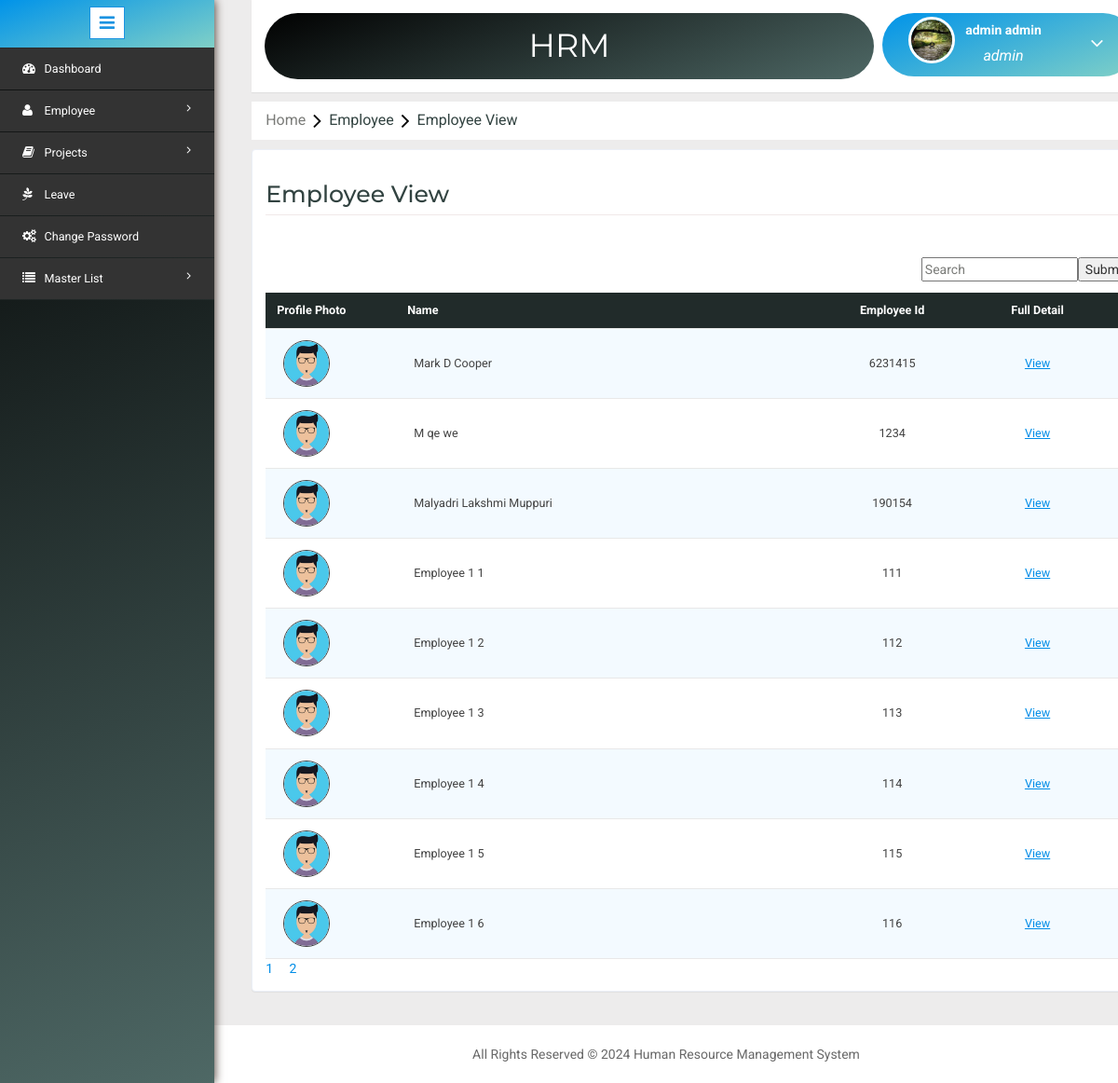
Screenshot of /employeeview.php (signed in) with the database file from the repository.
### tables this page shows
CREATE TABLE `employee` (
  `EmpId` bigint(20) NOT NULL,
  `EmployeeId` varchar(11) NOT NULL,
  `FirstName` varchar(200) NOT NULL,
  `MiddleName` varchar(200) NOT NULL,
  `LastName` varchar(200) NOT NULL,
  `Birthdate` date NOT NULL,
  `Gender` int(10) NOT NULL,
  `Address1` varchar(500) NOT NULL,
  `Address2` varchar(500) NOT NULL,
  `Address3` varchar(500) NOT NULL,
  `CityId` int(11) NOT NULL,
  `Mobile` decimal(10,0) NOT NULL,
  `Email` varchar(200) NOT NULL,
  `Password` varchar(25) NOT NULL,
  `AadharNumber` varchar(25) NOT NULL,
  `MaritalStatus` int(11) NOT NULL,
  `PositionId` int(11) NOT NULL,
  `CreatedBy` bigint(20) NOT NULL,
  `CreatedDate` datetime NOT NULL,
  `ModifiedBy` bigint(20) DEFAULT NULL,
  `ModifiedDate` datetime DEFAULT NULL,
  `JoinDate` date NOT NULL,
  `LeaveDate` date DEFAULT NULL,
  `LastLogin` datetime DEFAULT NULL,
  `LastLogout` datetime DEFAULT NULL,
  `StatusId` int(11) NOT NULL,
  `RoleId` int(11) NOT NULL,
  `ImageName` varchar(1000) DEFAULT NULL,
  `MacAddress` varchar(25) NOT NULL,
  `project_name` varchar(50) DEFAULT NULL,
  `project_details` int(11) DEFAULT NULL
);

### employeeview.php (the view, shortened to what this page needs)
<?php include('header.php'); ?>
<?php
	$dbs = new database();
	$db=$dbs->connection();
	$page="";
	if(isset($_GET['search']))
	{
		$SearchName = $_GET['search'];
		$RecordeLimit = 10;
		$search = mysqli_query($db,"select count(EmpId) as total from employee where RoleId !='1' and (FirstName like '%".$SearchName."%' or MiddleName like '%".$SearchName."%' or LastName like '%".$SearchName."%' or EmployeeId like '%".$SearchName."%')");
		$SName = mysqli_fetch_array($search);
		$number_of_row =ceil($SName['total']/10);
		if(isset($_GET['bn']) &&intval($_GET['bn']) <= $number_of_row && intval($_GET['bn'] !=0))
		{
			$Skip = (intval($_GET["bn"]) * $RecordeLimit) - $RecordeLimit;
			$sql = mysqli_query($db,"select * from employee where RoleId !='1' and (FirstName like '%".$SearchName."%' or MiddleName like '%".$SearchName."%' or LastName like '%".$SearchName."%' or EmployeeId like '%".$SearchName."%') LIMIT $Skip,$RecordeLimit ");
		}
		else
		{
			$sql = mysqli_query($db,"select * from employee where RoleId !='1' and (FirstName like '%".$SearchName."%' or MiddleName like '%".$SearchName."%' or LastName like '%".$SearchName."%' or EmployeeId like '%".$SearchName."%') LIMIT $RecordeLimit");
		}
		for($i=0;$i<$number_of_row;$i++)
		{
			$d = $i+1;
			if(isset($_GET["search"]))
			{
				$page .= "<a href='?search=$SearchName&bn=$d'>$d</a>&nbsp &nbsp &nbsp";
			}
			else
			{
				$page .= "<a href='?bn=$d'>$d</a>&nbsp &nbsp &nbsp";
			}
		}
	}
	else if(isset($_GET['empid']))
	{
		$empid = $_GET['empid'];
		mysqli_query($db,"delete from employee where EmpId='$empid'");
		echo "<script>window.location='employeeview.php';</script>";
	}
	else
	{
		$RecordeLimit = 10;
		$search = mysqli_query($db,"select count(EmpId) as total from employee ");
		$SName = mysqli_fetch_array($search);
		$number_of_row =ceil($SName['total']/10);
		if(isset($_GET['bn']) && intval($_GET['bn']) <= $number_of_row && intval($_GET['bn'] != 0 ))
		{
			$Skip = (intval($_GET["bn"]) * $RecordeLimit) - $RecordeLimit;
			$sql = mysqli_query($db,"select * from employee where RoleId !='1' LIMIT $Skip,$RecordeLimit");
		}
		else
		{
			$sql = mysqli_query($db,"select * from employee where RoleId !='1' LIMIT $RecordeLimit");
		}
		for($i=0;$i<$number_of_row;$i++)
		{
			$d = $i+1;
		    $page .= "<a href='?bn=$d'>$d</a>&nbsp &nbsp &nbsp";
		}
	}
?>
<link rel="stylesheet" type="text/css" href="css/table-style.css" />
<ol class="breadcrumb" style="margin: 10px 0px ! important;">
    <li class="breadcrumb-item"><a href="Home.php">Home</a><i class="fa fa-angle-right"></i>Employee<i class="fa fa-angle-right"></i>Employee View</li>
</ol>
<div class="validation-system" style="margin-top: 0;">
<div class="validation-form">
 	<div>
		<div class="w3l-table-info">
		<h2>Employee View</h2>
		<br>
	  	<form method="GET" action="#">
			<input style="float: right;" type="submit" name="searchview">
			<input style="float: right;" placeholder="Search" value="<?php echo(isset($SearchName))?$SearchName:''; ?>" type="search-box" name="search"><br>
		</form>
		<table id="table">
		<thead>
			<tr>
				<th style="text-transform: capitalize;">Profile Photo</th>
				<th style="text-transform: capitalize;">Name</th>
				<th style="text-transform: capitalize; text-align: center;">Employee Id</th>
				<th style="text-transform: capitalize; text-align: center;">Full Detail</th>
			</tr>
		</thead>
		<tbody>
		<?php while($row = mysqli_fetch_assoc($sql)) { ?>
			<tr>
				<td style="width: 140px;"><img id="myImg" alt="<?php $fname= (isset($row['FirstName']))?$row['FirstName']:""; $mname=(isset($row['MiddleName']))?$row['MiddleName']:""; $lname=(isset($row['LastName']))?$row['LastName']:"";
					echo ucfirst($fname)."&nbsp;".$mname."&nbsp;".$lname; ?>" src="image/<?php echo $row['ImageName']; ?>" style="width: 50px;height: 50px;object-fit: cover;border-radius: 100%;border: 1px solid"></td>
				<td><?php $fname= (isset($row['FirstName']))?$row['FirstName']:""; $mname=(isset($row['MiddleName']))?$row['MiddleName']:""; $lname=(isset($row['LastName']))?$row['LastName']:"";echo ucfirst($fname)."&nbsp;".$mname."&nbsp;".$lname; ?></td>
				<td style="width: 105px;"><?php $emp = (isset($row['EmployeeId']))?$row['EmployeeId']:"";  echo ucfirst("<center>".$emp."</center>"); ?></td>
				<td style="text-align: center;"><a href="detailview.php?employeeid=<?php echo $row['EmpId'];?>"><u>View</u></a></td>
			</tr>
		<?php }?>
		</tbody>
		</table>
		<div><?php echo $page; ?></div>
		</div>
	</div>
 </div>
</div>
<?php include('footer.php'); ?>

### css/table-style.css (style rules this page uses)
table { background: white; border-collapse: collapse; margin: 1.25em 0 0; width: 100%; }
table tr, table th, table td { border: none; border-bottom: 1px solid #e8e8e8; font-size: .95em; }
table th, table td { padding: 10px 12px; text-align: left; }
table th { background: #212b2a; color: #fff; text-transform: uppercase; }
table tr td { background: #f3faff; color: #424242; }
table tr:nth-of-type(2n+2) td { background: #ffffff; }
table { width: 100%; }

### header.php (style rules this page uses)
#myImg { border-radius: 5px; cursor: pointer; transition: 0.3s; }

### rows the page displays
employee: ImageName (picture), FirstName "Mark", MiddleName "D", LastName "Cooper", EmployeeId "6231415"
employee: ImageName (picture), FirstName "M", MiddleName "qe", LastName "we", EmployeeId "1234"
employee: ImageName (picture), FirstName "Malyadri", MiddleName "Lakshmi", LastName "Muppuri", EmployeeId "190154"
employee: ImageName (picture), FirstName "Employee", MiddleName "1", LastName "1", EmployeeId "111"
employee: ImageName (picture), FirstName "Employee", MiddleName "1", LastName "2", EmployeeId "112"
employee: ImageName (picture), FirstName "Employee", MiddleName "1", LastName "3", EmployeeId "113"
employee: ImageName (picture), FirstName "Employee", MiddleName "1", LastName "4", EmployeeId "114"
employee: ImageName (picture), FirstName "Employee", MiddleName "1", LastName "5", EmployeeId "115"
employee: ImageName (picture), FirstName "Employee", MiddleName "1", LastName "6", EmployeeId "116"

### other values shown
$_SESSION['User']['FirstName'] "admin"
$_SESSION['User']['LastName'] "admin"
$_SESSION['role']['Name'] "admin"
$d "1"
$d "2"
